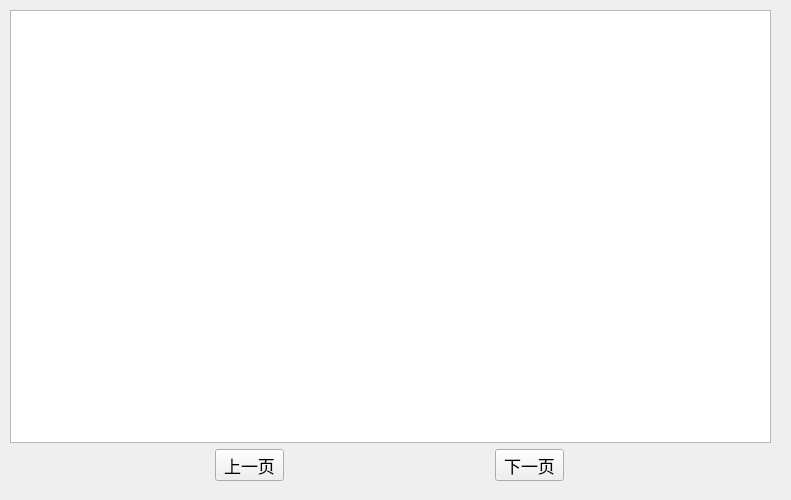
<?xml version="1.0" encoding="UTF-8"?>
<ui version="4.0">
 <class>TableWidget</class>
 <widget class="QWidget" name="TableWidget">
  <property name="geometry">
   <rect>
    <x>0</x>
    <y>0</y>
    <width>791</width>
    <height>500</height>
   </rect>
  </property>
  <property name="windowTitle">
   <string>Form</string>
  </property>
  <widget class="QWidget" name="verticalLayoutWidget">
   <property name="geometry">
    <rect>
     <x>10</x>
     <y>10</y>
     <width>761</width>
     <height>471</height>
    </rect>
   </property>
   <layout class="QVBoxLayout" name="mainLayout">
    <item>
     <widget class="QTableWidget" name="tableWidget">
      <attribute name="verticalHeaderVisible">
       <bool>false</bool>
      </attribute>
      <attribute name="verticalHeaderHighlightSections">
       <bool>true</bool>
      </attribute>
     </widget>
    </item>
    <item>
     <layout class="QHBoxLayout" name="horizontalLayout">
      <item>
       <widget class="QToolButton" name="btnLast">
        <property name="font">
         <font>
          <pointsize>13</pointsize>
         </font>
        </property>
        <property name="text">
         <string>上一页</string>
        </property>
        <property name="icon">
         <iconset resource="../images.qrc">
          <normaloff>:/images/last.png</normaloff>:/images/last.png</iconset>
        </property>
        <property name="iconSize">
         <size>
          <width>40</width>
          <height>40</height>
         </size>
        </property>
        <property name="shortcut">
         <string>PgUp</string>
        </property>
        <property name="toolButtonStyle">
         <enum>Qt::ToolButtonTextBesideIcon</enum>
        </property>
       </widget>
      </item>
      <item>
       <widget class="QToolButton" name="btnNext">
        <property name="font">
         <font>
          <pointsize>13</pointsize>
         </font>
        </property>
        <property name="text">
         <string>下一页</string>
        </property>
        <property name="icon">
         <iconset resource="../images.qrc">
          <normaloff>:/images/next.png</normaloff>:/images/next.png</iconset>
        </property>
        <property name="iconSize">
         <size>
          <width>40</width>
          <height>40</height>
         </size>
        </property>
        <property name="shortcut">
         <string>PgDown</string>
        </property>
        <property name="popupMode">
         <enum>QToolButton::DelayedPopup</enum>
        </property>
        <property name="toolButtonStyle">
         <enum>Qt::ToolButtonTextBesideIcon</enum>
        </property>
        <property name="autoRaise">
         <bool>false</bool>
        </property>
        <property name="arrowType">
         <enum>Qt::NoArrow</enum>
        </property>
       </widget>
      </item>
     </layout>
    </item>
   </layout>
  </widget>
 </widget>
 <resources>
  <include location="../images.qrc"/>
 </resources>
 <connections/>
</ui>
